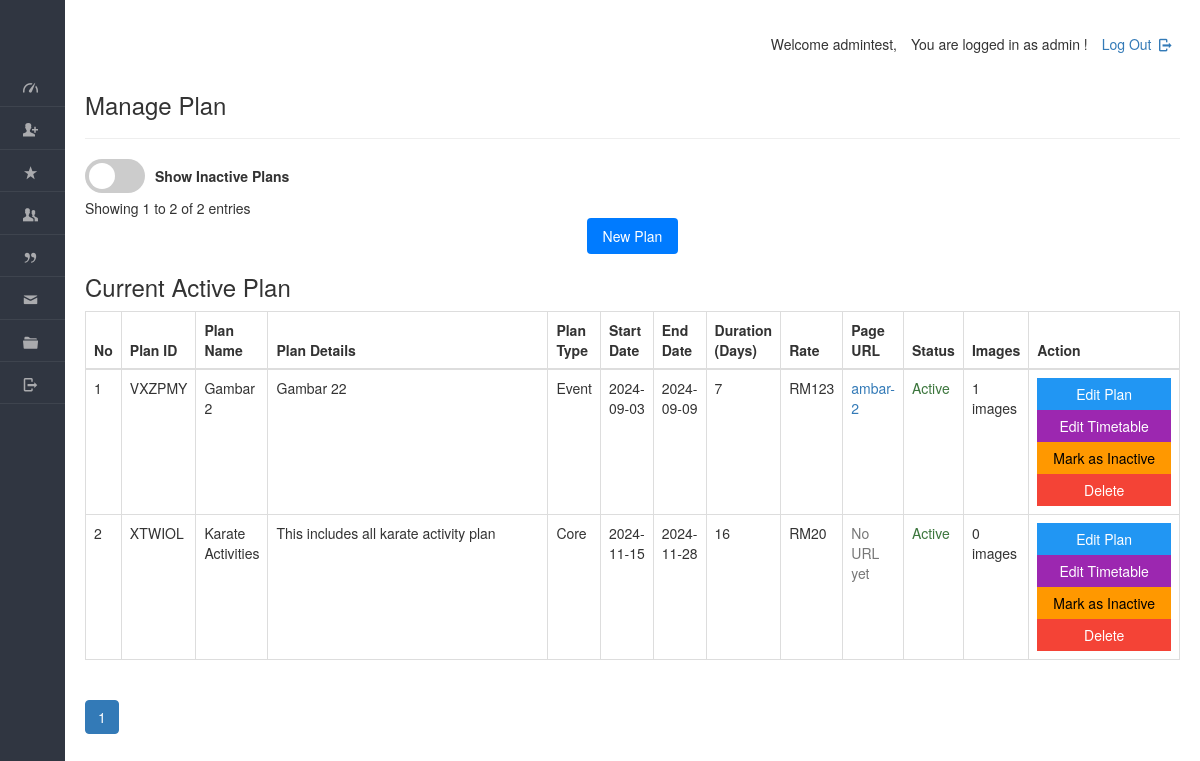
/dashboard/admin/view_plan.php (signed in), run on the app's committed database.
### tables this page shows
CREATE TABLE IF NOT EXISTS `plan` (
  `planid` varchar(8) NOT NULL,
  `tid` varchar(45) DEFAULT NULL,
  `planName` varchar(20) NOT NULL,
  `description` varchar(200) NOT NULL,
  `planType` varchar(50) NOT NULL,
  `startDate` varchar(50) NOT NULL,
  `endDate` varchar(50) NOT NULL,
  `duration` int NOT NULL,
  `validity` varchar(20) NOT NULL DEFAULT 'Lifetime',
  `amount` int DEFAULT '0',
  `active` varchar(255) NOT NULL,
  PRIMARY KEY (`planid`),
  KEY `idx_plan_name` (`planName`),
  KEY `idx_plan_type` (`planType`),
  KEY `idx_description` (`description`),
  KEY `idx_active` (`active`)
);

### dashboard/admin/view_plan.php (the view, shortened to what this page needs)
<!DOCTYPE html>
<html lang="en">
<head>
    <link rel="stylesheet" href="../../css/style.css"  id="style-resource-5">
    <link rel="stylesheet" href="../../css/dashMain.css">
    <link rel="stylesheet" type="text/css" href="../../css/entypo.css">
	<link href="a1style.css" rel="stylesheet" type="text/css">
	<link rel="stylesheet" href="https://maxcdn.bootstrapcdn.com/bootstrap/3.4.1/css/bootstrap.min.css">
	<link rel="stylesheet" href="../../css/dashboard/sidebar.css">
</head>
     <body class="page-body  page-fade" onload="collapseSidebar()">
    	<div class="page-container sidebar-collapsed" id="navbarcollapse">
		<div class="sidebar-menu">
			<header class="logo-env">
			</header>
    		<?php include('nav.php'); ?>
    	</div>
    		<div class="main-content">
				<div class="row">
					<div class="col-md-6 col-sm-8 clearfix">
					</div>
					<div class="col-md-6 col-sm-4 clearfix hidden-xs">
						<ul class="list-inline links-list pull-right">
							<li>
								<a href="logout.php">
									Log Out <i class="entypo-logout right"></i>
								</a>
							</li>
						</ul>
					</div>
				</div>
		<h3>Manage Plan</h3>
		<hr />
<?php
$records_per_page = 10;
$page = isset($_GET['page']) ? (int)$_GET['page'] : 1;
$offset = ($page - 1) * $records_per_page;
$search_term = isset($_GET['search']) ? mysqli_real_escape_string($con, $_GET['search']) : '';
$search_column = isset($_GET['search_column']) ? $_GET['search_column'] : 'planName';
$show_inactive = isset($_GET['show_inactive']) ? $_GET['show_inactive'] : 'no';
$count_query = "SELECT COUNT(DISTINCT p.planid) as total FROM plan p ";
$where_conditions = [];
if ($show_inactive !== 'yes') {
    $where_conditions[] = "p.active='yes'";
}
if (!empty($where_conditions)) {
    $where_clause = "WHERE " . implode(' AND ', $where_conditions);
    $count_query .= $where_clause;
}
$total_records_result = mysqli_query($con, $count_query);
$total_records = mysqli_fetch_assoc($total_records_result)['total'];
$total_pages = ceil($total_records / $records_per_page);
?>
<?php
$show_inactive = isset($_GET['show_inactive']) ? $_GET['show_inactive'] : 'no';
$query = "SELECT DISTINCT p.planid, p.planName, p.description, p.planType, p.startDate, p.endDate,
          p.duration, p.amount, p.active, pp.slug,
          (SELECT COUNT(*) FROM images i WHERE i.planid = p.planid) as image_count,
          (SELECT slug FROM plan_pages WHERE planid = p.planid LIMIT 1) as page_slug,
          st.tname, td.day_number, td.activities, st.tid
          FROM plan p
          LEFT JOIN plan_pages pp ON p.planid = pp.planid
          LEFT JOIN sports_timetable st ON p.planid = st.planid
          LEFT JOIN timetable_days td ON st.tid = td.tid ";
$where_conditions = [];
if ($show_inactive !== 'yes') {
    $where_conditions[] = "p.active='yes'";
}
if (!empty($where_conditions)) {
    $query .= "WHERE " . implode(" AND ", $where_conditions) . " ";
}
$query .= " GROUP BY p.planid ORDER BY p.active DESC, p.amount DESC";
$result = mysqli_query($con, $query);
$sno = 1;
?>
<div class="mb-3">
    <form method="GET" class="form-inline" id="filterForm" style="display: flex; align-items: center; gap: 10px;">
<form id="filterForm" action="your_page.php" method="get">
    <label class="switch">
        <span class="slider round"></span>
    </label>
        <label>Show Inactive Plans</label>
    </form>
</div>
<div class="mb-3">
    Showing <?php echo $offset + 1; ?> to <?php echo min($offset + $records_per_page, $total_records); ?>
    of <?php echo $total_records; ?> entries
</div>
<div style="display: flex; justify-content: center; align-items: center; width: 100%;">
    <a href="new_plan.php" style="text-align: center; padding: 8px 16px; background-color: #007bff; color: white; text-decoration: none; border-radius: 4px;">New Plan</a>
</div>
    <h3 style="margin-right: 20px;">Current Active Plan</h3>
<table class="table table-bordered datatable" id="table-1" border="1">
    <thead>
        <tr>
            <th onclick="sortTable(0)">No</th>
            <th onclick="sortTable(1)">Plan ID</th>
            <th onclick="sortTable(2)">Plan Name</th>
            <th onclick="sortTable(3)">Plan Details</th>
            <th onclick="sortTable(4)">Plan Type</th>
            <th onclick="sortTable(5)">Start Date</th>
            <th onclick="sortTable(6)">End Date</th>
            <th onclick="sortTable(7)">Duration (Days)</th>
            <th onclick="sortTable(8)">Rate</th>
            <th onclick="sortTable(9)">Page URL</th>
            <th onclick="sortTable(10)">Status</th>
            <th onclick="sortTable(11)">Images</th>
            <th>Action</th>
        </tr>
    </thead>
    <tbody>
        <?php
        if (mysqli_affected_rows($con) != 0) {
            while ($row = mysqli_fetch_array($result, MYSQLI_ASSOC)) {
                $msgid = $row['planid'];
                $tid = $row['tid'];
                $status_class = $row['active'] === 'yes' ? 'text-success' : 'text-danger';
                $status_text = $row['active'] === 'yes' ? 'Active' : 'Inactive';
                echo "<tr>";
                echo "<td>" . $sno . "</td>";
                echo "<td>" . $row['planid'] . "</td>";
                echo "<td>" . $row['planName'] . "</td>";
                echo "<td width='380'>" . $row['description'] . "</td>";
                echo "<td>" . $row['planType'] . "</td>";
                echo "<td>" . date('Y-m-d', strtotime($row['startDate'])) . "</td>";
                echo "<td>" . date('Y-m-d', strtotime($row['endDate'])) . "</td>";
                echo "<td>" . $row['duration'] . "</td>";
                echo "<td>RM" . $row['amount'] . "</td>";
                if ($row['page_slug']) {
                    $url_status = $row['active'] === 'yes' ? '' : ' (Inactive)';
                    echo "<td><a href='../../plans/" . $row['page_slug'] . "' target='_blank'>" .
                         $row['page_slug'] . $url_status . "</a></td>";
                } else {
                    echo "<td><span class='text-muted'>No URL yet</span></td>";
                }
                echo "<td class='" . $status_class . "'>" . $status_text . "</td>";
                echo "<td>" . $row['image_count'] . " images</td>";
echo "<td>";
if (!empty($tid)) {
    echo "<a href='timetable_detail.php?id=" . $tid . "&planid=" . $row['planid'] . "'>
            <input type='button' class='a1-btn a1-blue' style='width:100%' value='Edit Plan'>
          </a>";
    echo "<a href='timetable_detail.php?id=" . $tid . "&planid=" . $row['planid'] . "&scroll=1#timetable-details'>
            <input type='button' class='a1-btn a1-purple' style='width:100%' value='Edit Timetable'>
          </a>";
} else {
echo "<a href='add_timetable.php?planid=" . $row['planid'] . "'>
        <input type='button' class='a1-btn a1-green' style='width:100%' value='Add Timetable'>
      </a>";
}
if ($row['active'] === 'yes') {
    echo "<form action='del_plan.php' method='post' onSubmit='return ConfirmDeactivate();'>
            <input type='hidden' name='name' value='" . $msgid . "'/>
            <input type='submit' value='Mark as Inactive' class='a1-btn a1-orange' style='width:100%'/>
          </form>";
} else {
    echo "<form action='activate_plan.php' method='post' onSubmit='return ConfirmActivate();'>
            <input type='hidden' name='name' value='" . $msgid . "'/>
            <input type='submit' value='Mark as Active' class='a1-btn a1-green' style='width:100%'/>
          </form>";
}
echo "<form action='delete_plan.php' method='post' onSubmit='return ConfirmDelete();'>
        <input type='hidden' name='planid' value='" . $msgid . "'/>
        <input type='submit' value='Delete' class='a1-btn a1-red' style='width:100%'/>
      </form>";
echo "</td>";
                echo "</tr>";
                $sno++;
            }
        } else {
            echo "<tr><td colspan='14' class='text-center'>No records found</td></tr>";
        }
        ?>
    </tbody>
</table>
<nav aria-label="Page navigation">
    <ul class="pagination justify-content-center">
        <?php
        $start_page = max(1, $page - 2);
        $end_page = min($total_pages, $page + 2);
        for ($i = $start_page; $i <= $end_page; $i++): ?>
            <li class="page-item <?php echo $i === $page ? 'active' : ''; ?>">
                <a class="page-link" href="?page=<?php echo $i; ?>&search=<?php echo urlencode($search_term); ?>&search_column=<?php echo urlencode($search_column); ?>&show_inactive=<?php echo urlencode($show_inactive); ?>"><?php echo $i; ?></a>
            </li>
        <?php endfor; ?>
    </ul>
</nav>
    	</div>
    </body>
</html>

### css/style.css (style rules this page uses)
html { font-size: 62.5%; font-family: sans-serif; }
div { display: block; }
body { font-family: "Noto Sans", sans-serif, "Helvetica Neue", Helvetica, Arial, sans-serif; font-size: 12px; line-height: 1.428571429; display: block; margin: 0; }
*, *:before, *:after { box-sizing: border-box; }
a { text-decoration: none; background: transparent; }
input, button, select, textarea { font-family: inherit; font-size: inherit; line-height: inherit; }
button, input { line-height: normal; }
button, input, select, textarea { font-family: inherit; font-size: 100%; margin: 0; }
input { background-color: white; cursor: text; padding: 1px; border-width: 2px; border-style: inset; border-color: initial; border-image: initial; }
input, textarea, select, button { text-rendering: auto; color: initial; letter-spacing: normal; word-spacing: normal; text-transform: none; text-indent: 0px; text-shadow: none; display: inline-block; text-align: start; margin: 0em; font: 400 13.3333px Arial; }
button, html input[type="button"], input[type="reset"], input[type="submit"] { cursor: pointer; }
a { color: #373e4a; text-decoration: none; }
a { background: transparent; }
a { color: #373e4a; }
.page-container { position: relative; padding-left: 280px; }
.page-container .sidebar-menu { position: absolute; width: 280px; top: 0; left: 0; bottom: 0; background: #303641; color: #aaabae; z-index: 1; min-height: 796px; box-sizing: border-box; }
.page-container .sidebar-menu .logo-env { width: 100%; padding: 35px; padding-bottom: 10px; box-sizing: border-box; }
.page-container.sidebar-collapsed { padding-left: 65px; }
.page-container.sidebar-collapsed .sidebar-menu { z-index: 4; width: 65px; }
.page-container.sidebar-collapsed .sidebar-menu .logo-env { display: block; padding: 20px; }
.page-container .sidebar-menu .logo-env:before, .page-container .sidebar-menu .logo-env:after { content: " "; display: table; }
.page-container .sidebar-menu .logo-env:after { clear: both; }
ul, ol { margin-top: 0; margin-bottom: 8.5px; }
ul, menu, dir { display: block; list-style-type: disc; }
li { display: list-item; }
i, cite, em, var, address, dfn { font-style: italic; }

### css/dashMain.css (style rules this page uses)
.page-container .main-content { position: relative; float: left; width: 100%; padding: 20px; z-index: 2; background: #ffffff; box-sizing: border-box; }
.row { margin-left: -15px; margin-right: -15px; }
.row:before, .row:after { content: " "; display: table; }
.row:after { clear: both; }
.col-xs-1, .col-sm-1, .col-md-1, .col-lg-1, .col-xs-2, .col-sm-2, .col-md-2, .col-lg-2, .col-xs-3, .col-sm-3, .col-md-3, .col-lg-3, .col-xs-4, .col-sm-4, .col-md-4, .col-lg-4, .col-xs-5, .col-sm-5, .col-md-5, .col-lg-5, .col-xs-6, .col-sm-6, .col-md-6, .col-lg-6, .col-xs-7, .col-sm-7, .col-md-7, .col-lg-7, .col-xs-8, .col-sm-8, .col-md-8, .col-lg-8, .col-xs-9, .col-sm-9, .col-md-9, .col-lg-9, .col-xs-10, .col-sm-10, .col-md-10, .col-lg-10, .col-xs-11, .col-sm-11, .col-md-11, .col-lg-11, .col-xs-12, .col-sm-12, .col-md-12, .col-lg-12 { position: relative; min-height: 1px; padding-left: 15px; padding-right: 15px; }
.links-list { white-space: nowrap; padding-top: 14px; padding-bottom: 8px; }
.pull-right { float: right !important; }
.list-inline { padding-left: 0; list-style: none; }
ul, ol { margin-top: 0; margin-bottom: 8.5px; }
.list-inline > li:first-child { padding-left: 0; }
.list-inline > li { display: inline-block; padding-left: 5px; padding-right: 5px; }
@media (min-width: 768px) { .col-sm-1, .col-sm-2, .col-sm-3, .col-sm-4, .col-sm-5, .col-sm-6, .col-sm-7, .col-sm-8, .col-sm-9, .col-sm-10, .col-sm-11 { float: left; } }
@media (min-width: 768px) { .col-sm-8 { width: 66.66666666666666%; } }
@media (min-width: 768px) { .col-sm-4 { width: 33.33333333333333%; } }
@media (min-width: 992px) { .col-md-1, .col-md-2, .col-md-3, .col-md-4, .col-md-5, .col-md-6, .col-md-7, .col-md-8, .col-md-9, .col-md-10, .col-md-11 { float: left; } }
@media (min-width: 992px) { .col-md-6 { width: 50%; } }
a { color: #373e4a; text-decoration: none; }
a { background: transparent; }
a { color: #373e4a; }
hr { margin-top: 17px; margin-bottom: 17px; border: 0; border-top: 1px solid #998f8f; }
hr { box-sizing: content-box; height: 0; }
i, cite, em, var, address, dfn { font-style: italic; }

### css/dashboard/sidebar.css (style rules this page uses)
.page-container { display: flex; min-height: 100vh; }
.sidebar-menu { width: 250px; background-color: #2b303a; color: #ffffff; }
.main-content { flex-grow: 1; padding: 20px; }

### data on the page
plan: planid "VXZPMY", planName "Gambar 2", description "Gambar 22", planType "Event", startDate "2024-09-03", endDate "2024-09-09", duration "7", amount "123", page_slug "ambar-2", active "Active", image_count "1"
plan: planid "XTWIOL", planName "Karate Activities", description "This includes all karate activity plan", planType "Core", startDate "2024-11-15", endDate "2024-11-28", duration "16", amount "20", shows "No URL yet", active "Active", image_count "0"

### other printed values
$offset + 1 "1"
min($offset + $records_per_page, $total_records) "2"
$total_records "2"
